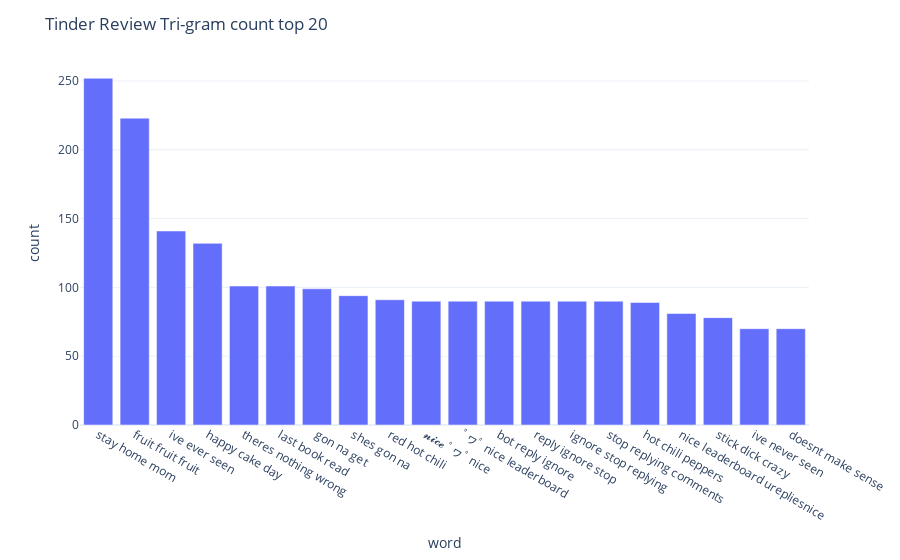

Notebook code cell kept with this figure:
### Code cell
%matplotlib inline 
import pandas as pd
import numpy as np
import matplotlib.pyplot as plt
import seaborn as sns
import plotly.express as px


from textblob import TextBlob
def bar_plot_toptrigrams(trigrams, reviewtype = 'Tinder'):
    common_words = trigrams[:20]
    df1 = pd.DataFrame(common_words, columns = ['word' , 'count'])
    fig = px.bar(df1, x='word', y='count')
    fig.update_layout(title_text= '{0} Review Tri-gram count top 20'.format(reviewtype), template="plotly_white")
    fig.show()

bar_plot_toptrigrams(dict_trigrams_bumble)

### Figure 1 — Plotly figure (JSON) as saved in the notebook; plotly's stock layout.template omitted (floating-point values rounded to 4 significant figures)
{"data": [{"alignmentgroup": "True", "hovertemplate": "word=%{x}<br>count=%{y}<extra></extra>", "legendgroup": "", "marker": {"color": "#636efa", "pattern": {"shape": ""}}, "name": "", "offsetgroup": "", "orientation": "v", "showlegend": false, "textposition": "auto", "type": "bar", "x": ["stay home mom", "fruit fruit fruit", "ive ever seen", "happy cake day", "theres nothing wrong", "last book read", "gon na get", "shes gon na", "red hot chili", "𝓷𝓲𝓬𝓮 ﾟヮﾟ nice", "ﾟヮﾟ nice leaderboard", "bot reply ignore", "reply ignore stop", "ignore stop replying", "stop replying comments", "hot chili peppers", "nice leaderboard urepliesnice", "stick dick crazy", "ive never seen", "doesnt make sense"], "xaxis": "x", "y": [252, 223, 141, 132, 101, 101, 99, 94, 91, 90, 90, 90, 90, 90, 90, 89, 81, 78, 70, 70], "yaxis": "y"}], "layout": {"barmode": "relative", "legend": {"tracegroupgap": 0}, "margin": {"t": 60}, "title": {"text": "Tinder Review Tri-gram count top 20"}, "xaxis": {"anchor": "y", "domain": [0, 1], "title": {"text": "word"}}, "yaxis": {"anchor": "x", "domain": [0, 1], "title": {"text": "count"}}}}
